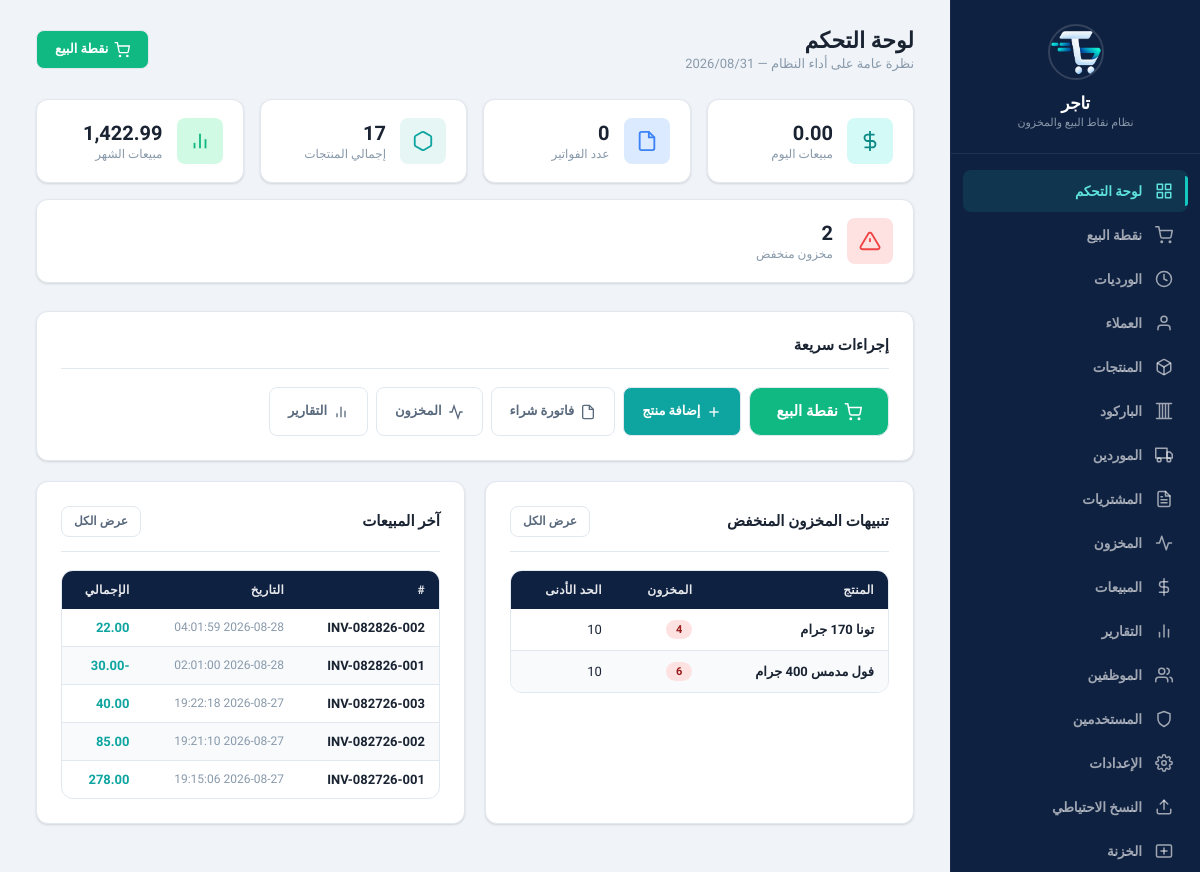
Page /?page=dashboard (signed in) on the committed database.
### tables this page shows
CREATE TABLE sales (
    id INTEGER PRIMARY KEY AUTOINCREMENT,
    sale_number INTEGER DEFAULT NULL,
    datetime TEXT NOT NULL DEFAULT (datetime('now', 'localtime')),
    subtotal REAL NOT NULL DEFAULT 0,
    discount REAL NOT NULL DEFAULT 0,
    total REAL NOT NULL DEFAULT 0,
    payment_method TEXT NOT NULL DEFAULT 'cash' CHECK(payment_method IN ('cash', 'card', 'other', 'credit')),
    notes TEXT DEFAULT NULL,
    created_at TEXT NOT NULL DEFAULT (datetime('now', 'localtime')),
    type TEXT DEFAULT 'sale',
    status TEXT DEFAULT 'completed',
    parent_sale_id INTEGER DEFAULT NULL,
    customer_id INTEGER DEFAULT NULL,
    shift_id INTEGER DEFAULT NULL,
    amount_paid REAL DEFAULT NULL,
    change_amount REAL DEFAULT NULL, invoice_number TEXT DEFAULT NULL,
    FOREIGN KEY (parent_sale_id) REFERENCES sales(id) ON DELETE SET NULL
);

CREATE TABLE products (
    id INTEGER PRIMARY KEY AUTOINCREMENT,
    name TEXT NOT NULL,
    barcode TEXT DEFAULT NULL,
    plu_code TEXT DEFAULT NULL,
    type TEXT NOT NULL DEFAULT 'unit' CHECK(type IN ('unit', 'pack', 'weight')),
    purchase_price REAL NOT NULL DEFAULT 0,
    sale_price_unit REAL NOT NULL DEFAULT 0,
    sale_price_pack REAL DEFAULT NULL,
    pack_quantity INTEGER DEFAULT NULL,
    stock_quantity REAL NOT NULL DEFAULT 0,
    min_stock REAL NOT NULL DEFAULT 0,
    category TEXT DEFAULT NULL,
    notes TEXT DEFAULT NULL,
    is_active INTEGER NOT NULL DEFAULT 1,
    created_at TEXT NOT NULL DEFAULT (datetime('now', 'localtime')),
    updated_at TEXT NOT NULL DEFAULT (datetime('now', 'localtime'))
, pack_type TEXT DEFAULT 'كرتونة', pack_unit_quantity INTEGER DEFAULT NULL, pack_purchase_price REAL DEFAULT NULL, pack_sale_price REAL DEFAULT NULL, barcode2 TEXT DEFAULT NULL, barcode3 TEXT DEFAULT NULL, category_id INTEGER DEFAULT NULL);

### www/app/controllers/DashboardController.php (called while the page is built)
<?php
class DashboardController {
    private $reportService;
    public function __construct() {
        $this->reportService = new ReportService();
    }
    public function index() {
        $summary = $this->reportService->dashboardSummary();
        $lowStock = $this->reportService->lowStock();
        $recentSales = (new SaleRepository())->getAll('', '', 5, 'sale', 'active');
        include APP_PATH . '/views/layout/header.php';
        include APP_PATH . '/views/dashboard/index.php';
        include APP_PATH . '/views/layout/footer.php';
    }
}

### www/app/config/database.php (called while the page is built, shortened)
<?php
class Database {
    private static $instance = null;
    private $pdo;
    private function __construct() {
        $this->dbPath = __DIR__ . '/../../data/pos_system.db';
        try {
            $this->pdo = new PDO('sqlite:' . $this->dbPath);
            $this->pdo->setAttribute(PDO::ATTR_ERRMODE, PDO::ERRMODE_EXCEPTION);
            $this->pdo->setAttribute(PDO::ATTR_DEFAULT_FETCH_MODE, PDO::FETCH_ASSOC);
            $this->pdo->exec('PRAGMA journal_mode = WAL');
            $this->pdo->exec('PRAGMA foreign_keys = ON');
            $this->pdo->exec('PRAGMA busy_timeout = 5000');
            $this->pdo->exec('PRAGMA synchronous = NORMAL');
            $this->pdo->exec('PRAGMA cache_size = -8000');
            $this->pdo->exec('PRAGMA temp_store = MEMORY');
        } catch (PDOException $e) {
            die('Database connection failed: ' . $e->getMessage());
        }
    }
    public static function getInstance() {
        if (self::$instance === null) {
            self::$instance = new self();
        }
        return self::$instance;
    }
    public function getConnection() {
        return $this->pdo;
    }
    public function migrate() {
        $this->pdo->exec(
            "CREATE TABLE IF NOT EXISTS migrations (
                id INTEGER PRIMARY KEY AUTOINCREMENT,
                filename TEXT NOT NULL UNIQUE,
                applied_at TEXT NOT NULL DEFAULT (datetime('now', 'localtime'))
            )"
        );
    }
}

### www/app/services/ReportService.php (called while the page is built, shortened)
<?php
class ReportService {
    private $db;
    public function __construct() {
        $this->db = Database::getInstance()->getConnection();
    }
    private static function dateBoundaries($dateFrom, $dateTo) {
        $start = $dateFrom . ' 00:00:00';
        $endExclusive = date('Y-m-d', strtotime($dateTo . ' +1 day')) . ' 00:00:00';
        return [$start, $endExclusive];
    }
    public function lowStock() {
        $stmt = $this->db->prepare(
            "SELECT * FROM products
             WHERE is_active = 1 AND stock_quantity <= min_stock AND min_stock > 0
             ORDER BY (stock_quantity / CASE WHEN min_stock > 0 THEN min_stock ELSE 1 END) ASC"
        );
        $stmt->execute();
        return $stmt->fetchAll();
    }
    public function dashboardSummary() {
        $today = date('Y-m-d');
        [$start, $endExclusive] = self::dateBoundaries($today, $today);
        $todayStmt = $this->db->prepare(
            "SELECT COUNT(*) as sales_count, COALESCE(SUM(total), 0) as sales_total
             FROM sales
             WHERE datetime >= :start AND datetime < :end
               AND status != 'voided'
               AND type = 'sale'"
        );
        $todayStmt->execute([':start' => $start, ':end' => $endExclusive]);
        $today = $todayStmt->fetch();
        $prodStmt = $this->db->prepare("SELECT COUNT(*) FROM products WHERE is_active = 1");
        $prodStmt->execute();
        $productCount = $prodStmt->fetchColumn();
        $lowStmt = $this->db->prepare(
            "SELECT COUNT(*) FROM products WHERE is_active = 1 AND stock_quantity <= min_stock AND min_stock > 0"
        );
        $lowStmt->execute();
        $lowStockCount = $lowStmt->fetchColumn();
        $monthStart = date('Y-m-01');
        $monthEndExclusive = date('Y-m-d', strtotime('+1 day')) . ' 00:00:00';
        $monthStmt = $this->db->prepare(
            "SELECT COALESCE(SUM(total), 0) as total FROM sales
             WHERE datetime >= :start AND datetime < :end
               AND status != 'voided'
               AND type = 'sale'"
        );
        $monthStmt->execute([':start' => $monthStart . ' 00:00:00', ':end' => $monthEndExclusive]);
        $monthTotal = $monthStmt->fetchColumn();
        return [
            'today_sales_count' => $today['sales_count'],
            'today_sales_total' => $today['sales_total'],
            'product_count' => $productCount,
            'low_stock_count' => $lowStockCount,
            'month_total' => $monthTotal,
        ];
    }
}

### www/app/repositories/SaleRepository.php (called while the page is built, shortened)
<?php
class SaleRepository {
    private $db;
    public function __construct() {
        $this->db = Database::getInstance()->getConnection();
    }
    public function getAll($dateFrom = '', $dateTo = '', $limit = 500, $type = '', $status = '') {
        $sql = "SELECT * FROM sales WHERE 1=1";
        $params = [];
        if ($type !== '') {
            $sql .= " AND type = :type";
            $params[':type'] = $type;
        }
        if ($status === 'active') {
            $sql .= " AND status != 'voided'";
        } elseif ($status !== '') {
            $sql .= " AND status = :status";
            $params[':status'] = $status;
        }
        $sql .= " ORDER BY datetime DESC LIMIT :limit";
        $stmt = $this->db->prepare($sql);
        foreach ($params as $key => $val) {
            $stmt->bindValue($key, $val);
        }
        $stmt->bindValue(':limit', $limit, PDO::PARAM_INT);
        $stmt->execute();
        return $stmt->fetchAll();
    }
}

### www/app/views/dashboard/index.php (the view)
<div class="page-header">
    <div>
        <h1>لوحة التحكم</h1>
        <p class="subtitle">نظرة عامة على أداء النظام — <?= date('Y/m/d') ?></p>
    </div>
    <div class="btn-group">
        <a href="?page=pos" class="btn btn-success">
            <svg width="16" height="16" viewBox="0 0 24 24" fill="none" stroke="currentColor" stroke-width="2"><circle cx="9" cy="21" r="1"></circle><circle cx="20" cy="21" r="1"></circle><path d="M1 1h4l2.68 13.39a2 2 0 0 0 2 1.61h9.72a2 2 0 0 0 2-1.61L23 6H6"></path></svg>
            نقطة البيع
        </a>
    </div>
</div>
<div class="stats-grid">
    <div class="stat-card">
        <div class="stat-icon teal">
            <svg viewBox="0 0 24 24" fill="none" stroke="currentColor" stroke-width="2"><line x1="12" y1="1" x2="12" y2="23"></line><path d="M17 5H9.5a3.5 3.5 0 0 0 0 7h5a3.5 3.5 0 0 1 0 7H6"></path></svg>
        </div>
        <div class="stat-info">
            <h4><?= number_format($summary['today_sales_total'] ?? 0, 2) ?></h4>
            <p>مبيعات اليوم</p>
        </div>
    </div>
    <div class="stat-card">
        <div class="stat-icon blue">
            <svg viewBox="0 0 24 24" fill="none" stroke="currentColor" stroke-width="2"><path d="M14 2H6a2 2 0 0 0-2 2v16a2 2 0 0 0 2 2h12a2 2 0 0 0 2-2V8z"></path><polyline points="14 2 14 8 20 8"></polyline></svg>
        </div>
        <div class="stat-info">
            <h4><?= $summary['today_sales_count'] ?? 0 ?></h4>
            <p>عدد الفواتير</p>
        </div>
    </div>
    <div class="stat-card">
        <div class="stat-icon purple">
            <svg viewBox="0 0 24 24" fill="none" stroke="currentColor" stroke-width="2"><path d="M21 16V8a2 2 0 0 0-1-1.73l-7-4a2 2 0 0 0-2 0l-7 4A2 2 0 0 0 3 8v8a2 2 0 0 0 1 1.73l7 4a2 2 0 0 0 2 0l7-4A2 2 0 0 0 21 16z"></path></svg>
        </div>
        <div class="stat-info">
            <h4><?= $summary['product_count'] ?? 0 ?></h4>
            <p>إجمالي المنتجات</p>
        </div>
    </div>
    <div class="stat-card">
        <div class="stat-icon green">
            <svg viewBox="0 0 24 24" fill="none" stroke="currentColor" stroke-width="2"><line x1="18" y1="20" x2="18" y2="10"></line><line x1="12" y1="20" x2="12" y2="4"></line><line x1="6" y1="20" x2="6" y2="14"></line></svg>
        </div>
        <div class="stat-info">
            <h4><?= number_format($summary['month_total'] ?? 0, 2) ?></h4>
            <p>مبيعات الشهر</p>
        </div>
    </div>
    <div class="stat-card">
        <div class="stat-icon red">
            <svg viewBox="0 0 24 24" fill="none" stroke="currentColor" stroke-width="2"><path d="M10.29 3.86L1.82 18a2 2 0 0 0 1.71 3h16.94a2 2 0 0 0 1.71-3L13.71 3.86a2 2 0 0 0-3.42 0z"></path><line x1="12" y1="9" x2="12" y2="13"></line><line x1="12" y1="17" x2="12.01" y2="17"></line></svg>
        </div>
        <div class="stat-info">
            <h4><?= $summary['low_stock_count'] ?? 0 ?></h4>
            <p>مخزون منخفض</p>
        </div>
    </div>
</div>
<div class="card">
    <div class="card-header">
        <h3>إجراءات سريعة</h3>
    </div>
    <div class="btn-group">
        <a href="?page=pos" class="btn btn-success btn-lg">
            <svg width="18" height="18" viewBox="0 0 24 24" fill="none" stroke="currentColor" stroke-width="2"><circle cx="9" cy="21" r="1"></circle><circle cx="20" cy="21" r="1"></circle><path d="M1 1h4l2.68 13.39a2 2 0 0 0 2 1.61h9.72a2 2 0 0 0 2-1.61L23 6H6"></path></svg>
            نقطة البيع
        </a>
        <a href="?page=products&action=create" class="btn btn-primary">
            <svg width="16" height="16" viewBox="0 0 24 24" fill="none" stroke="currentColor" stroke-width="2"><line x1="12" y1="5" x2="12" y2="19"></line><line x1="5" y1="12" x2="19" y2="12"></line></svg>
            إضافة منتج
        </a>
        <a href="?page=purchases&action=create" class="btn btn-outline">
            <svg width="16" height="16" viewBox="0 0 24 24" fill="none" stroke="currentColor" stroke-width="2"><path d="M14 2H6a2 2 0 0 0-2 2v16a2 2 0 0 0 2 2h12a2 2 0 0 0 2-2V8z"></path><polyline points="14 2 14 8 20 8"></polyline></svg>
            فاتورة شراء
        </a>
        <a href="?page=inventory" class="btn btn-outline">
            <svg width="16" height="16" viewBox="0 0 24 24" fill="none" stroke="currentColor" stroke-width="2"><path d="M22 12h-4l-3 9L9 3l-3 9H2"></path></svg>
            المخزون
        </a>
        <a href="?page=reports" class="btn btn-outline">
            <svg width="16" height="16" viewBox="0 0 24 24" fill="none" stroke="currentColor" stroke-width="2"><line x1="18" y1="20" x2="18" y2="10"></line><line x1="12" y1="20" x2="12" y2="4"></line><line x1="6" y1="20" x2="6" y2="14"></line></svg>
            التقارير
        </a>
    </div>
</div>
<div class="dashboard-grid">
    <div class="card">
        <div class="card-header">
            <h3>تنبيهات المخزون المنخفض</h3>
            <a href="?page=inventory" class="btn btn-sm btn-ghost">عرض الكل</a>
        </div>
        <?php if (!empty($lowStock)): ?>
        <div class="table-wrapper">
            <table>
                <thead>
                    <tr>
                        <th>المنتج</th>
                        <th>المخزون</th>
                        <th>الحد الأدنى</th>
                    </tr>
                </thead>
                <tbody>
                    <?php foreach (array_slice($lowStock, 0, 5) as $p): ?>
                    <tr>
                        <td class="fw-bold"><?= htmlspecialchars($p['name']) ?></td>
                        <td><span class="badge badge-danger"><?= $p['stock_quantity'] ?></span></td>
                        <td><?= $p['min_stock'] ?></td>
                    </tr>
                    <?php endforeach; ?>
                </tbody>
            </table>
        </div>
        <?php else: ?>
        <div class="empty-state">
            <p>جميع المنتجات في المستوى الآمن</p>
        </div>
        <?php endif; ?>
    </div>
    <div class="card">
        <div class="card-header">
            <h3>آخر المبيعات</h3>
            <a href="?page=sales" class="btn btn-sm btn-ghost">عرض الكل</a>
        </div>
        <?php if (!empty($recentSales)): ?>
        <div class="table-wrapper">
            <table>
                <thead>
                    <tr>
                        <th>#</th>
                        <th>التاريخ</th>
                        <th>الإجمالي</th>
                    </tr>
                </thead>
                <tbody>
                    <?php foreach ($recentSales as $s): ?>
                    <tr>
                        <td class="fw-bold"><?= $s['invoice_number'] ?? ('#' . $s['id']) ?></td>
                        <td class="fs-sm text-muted"><?= $s['datetime'] ?></td>
                        <td class="fw-bold text-accent"><?= number_format($s['total'], 2) ?></td>
                    </tr>
                    <?php endforeach; ?>
                </tbody>
            </table>
        </div>
        <?php else: ?>
        <div class="empty-state">
            <p>لا توجد مبيعات بعد</p>
        </div>
        <?php endif; ?>
    </div>
</div>

### rows in the picture
sales: id "17", sale_number "2", invoice_number "INV-082826-002", datetime "2026-08-28 04:01:59", total "22.00"
products: name "تونا 170 جرام", stock_quantity "4", min_stock "10"
products: name "فول مدمس 400 جرام", stock_quantity "6", min_stock "10"
sales: invoice_number "INV-082826-001", datetime "2026-08-28 02:01:00", total "-30.00"
sales: invoice_number "INV-082726-003", datetime "2026-08-27 19:22:18", total "40.00"
sales: invoice_number "INV-082726-002", datetime "2026-08-27 19:21:10", total "85.00"
sales: invoice_number "INV-082726-001", datetime "2026-08-27 19:15:06", total "278.00"

### other values in the picture
$summary['today_sales_total'] "0.00"
$summary['today_sales_count'] "0"
$summary['month_total'] "1,422.99"
